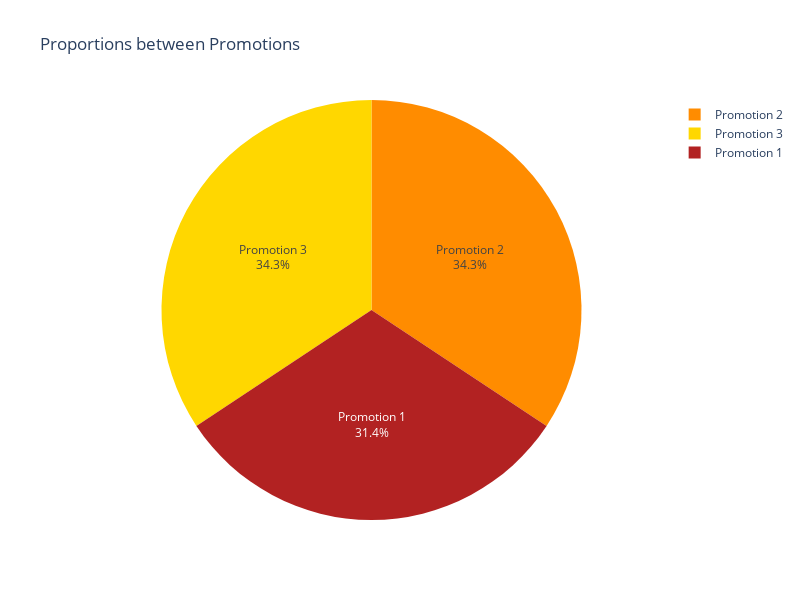

The notebook cell this image was saved under:
### Code cell
labels = [f"Promotion {i}" for i in counts.index]

fig = go.Figure(
    go.Pie(
        labels=labels,
        values=counts,
        marker=dict(colors=trio_palette),
        textinfo="label+percent",
    )
)
fig.update_layout(
    width=800,
    height=600,
    title="Proportions between Promotions")
fig.show()

### Figure 1 — Plotly figure (JSON) as saved in the notebook; plotly's stock layout.template omitted (floating-point values rounded to 4 significant figures)
{"data": [{"labels": ["Promotion 1", "Promotion 2", "Promotion 3"], "marker": {"colors": ["firebrick", "darkorange", "gold"]}, "textinfo": "label+percent", "type": "pie", "values": [172, 188, 188]}], "layout": {"height": 600, "title": {"text": "Proportions between Promotions"}, "width": 800}}
